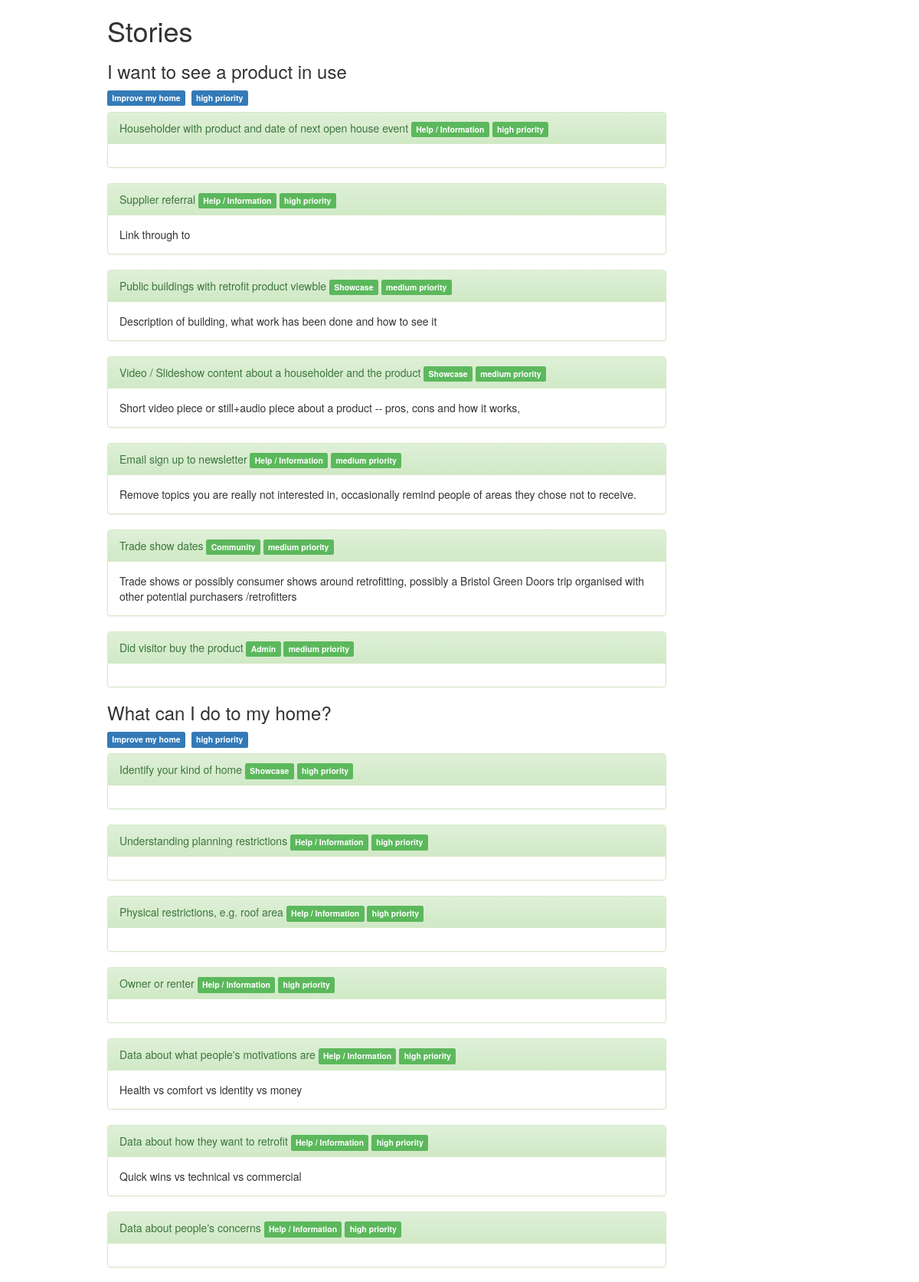
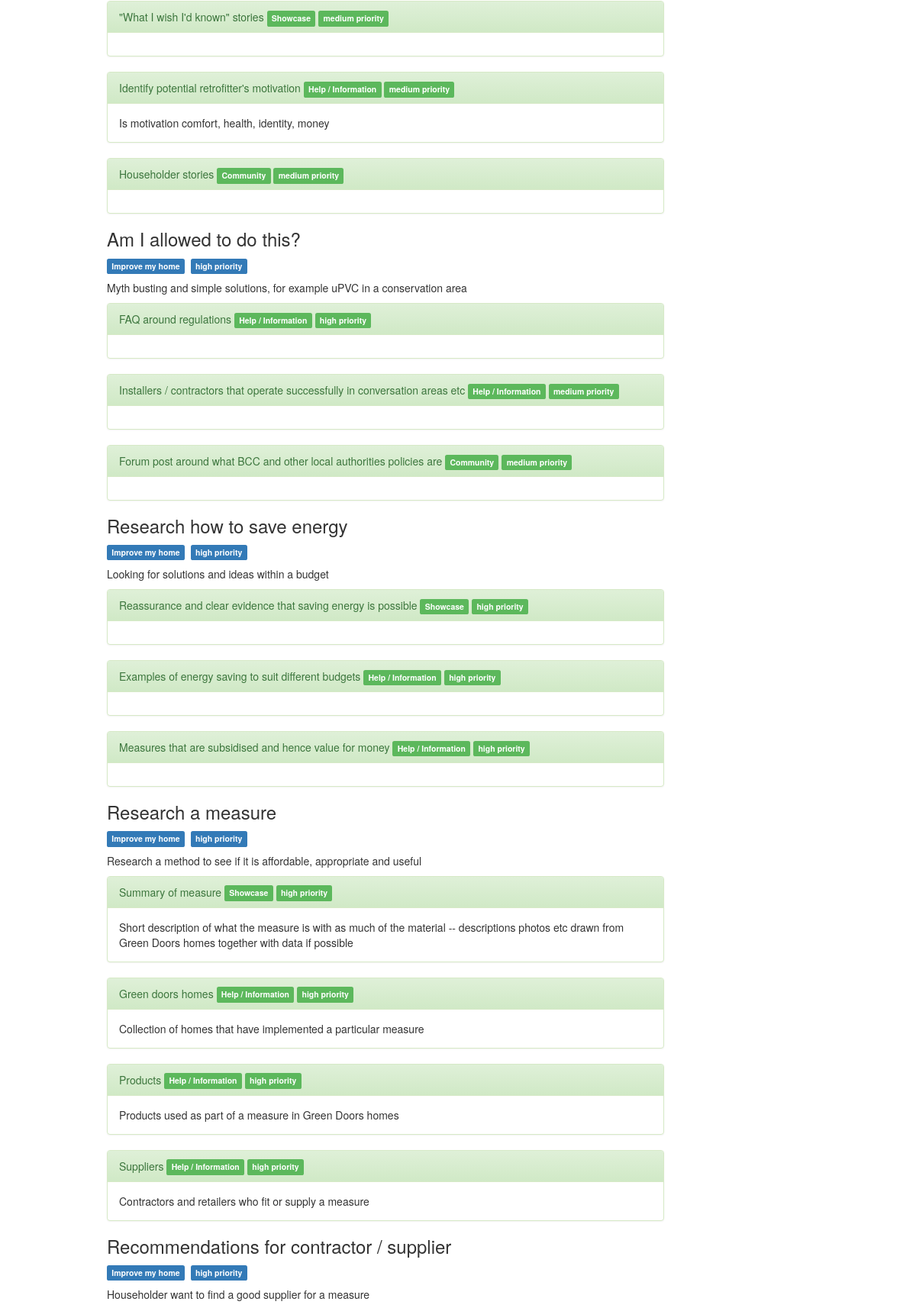
The page / (upper part) on the database its author committed (2 pictures, top to bottom).
### bgdapp/models.py (models this page shows, shortened)
class Story(models.Model):
    title = models.CharField(max_length=200)
    description = models.TextField(blank=True)
    notes =  models.TextField(blank=True)
    mission = models.ForeignKey('Mission')
    journeystage = models.ForeignKey('JourneyStage', blank=True, null=True)
    priority = models.CharField(max_length=256, choices=[('3', 'high'), ('2', 'medium'), ('1', 'low')])
    class Meta:
        verbose_name_plural = "stories"

class Mission(models.Model):
    title = models.CharField(max_length=200)
    description = models.TextField(blank=True, null=True)
    notes =  models.TextField(blank=True, null=True)
    def __unicode__(self):
        return self.title

class Content(models.Model):
    title = models.CharField(max_length=200)
    description = models.TextField(blank=True, null=True)
    notes =  models.TextField(blank=True, null=True)
    priority = models.CharField(max_length=256, choices=[('3', 'high'), ('2', 'medium'), ('1', 'low')])
    type = models.ForeignKey('ContentArchetype', null=True)
    purpose = models.CharField(max_length=256, choices=[('1', 'immediate'), ('2', 'longterm'), ('3', 'green doors')])
    story = models.ForeignKey('Story')
    function = models.ForeignKey('Function')
    class Meta:
        ordering = ['-priority', 'function']

class Function(models.Model):
    title = models.CharField(max_length=200)
    description = models.TextField(blank=True, null=True)
    notes =  models.TextField(blank=True, null=True)
    def __unicode__(self):
        return self.title

### bgdapp/views.py (the view)
# urls.py: url(r'^$', 'bgdapp.views.everything', name='home'),
def everything(request):
    stories = Story.objects.all().order_by('mission', '-priority')
    return render_to_response('everything.html', {'stories':stories} )

### bgdapp/templates/everything.html (shortened to what this page needs)
<!DOCTYPE html>
<html lang="en">
<head>
<link rel="stylesheet" href="https://maxcdn.bootstrapcdn.com/bootstrap/3.3.4/css/bootstrap.min.css">
<link rel="stylesheet" href="https://maxcdn.bootstrapcdn.com/bootstrap/3.3.4/css/bootstrap-theme.min.css">
</head>
<body>
    <div class="container">
        <div class="col-lg-8">
            <h1>Stories</h1>
                {% for s in stories %}
                    <h3>{{ s.title }}</h3>
                    <p>
                        <span class="label label-primary label-right">{{ s.mission }}</span>&nbsp;
                        <span class="label label-primary label-right">{{ s.get_priority_display }} priority</span>
                    </p>
                    <p>{{ s.description }}<p>
                    {% for c in s.content_set.all %}
                        <div class="panel panel-success">
                            <div class="panel-heading">{{ c.title }}
                                <span class="label label-success text-right">{{ c.function }}</span>
                                <span class="label label-success text-right">{{ c.get_priority_display }} priority</span>
                            </div>
                            <div class="panel-body">
                                {{ c.description }}
                            </div>
                        </div>
                    {% endfor %}
                {% endfor %}
        </div>
    </div>
</body>
</html>

### rows shown on the page
Story: title "I want to see a product in use", mission "Improve my home", priority "high"
Content: title "Householder with product and date of next open house event", function "Help / Information", priority "high"
Content: title "Supplier referral", function "Help / Information", priority "high", description "Link through to"
Content: title "Public buildings with retrofit product viewble", function "Showcase", priority "medium", description "Description of building, what work has been done and how to see it"
Content: title "Video / Slideshow content about a householder and the product", function "Showcase", priority "medium", description "Short video piece or still+audio piece about a product -- pros, cons and how it works,"
Content: title "Email sign up to newsletter", function "Help / Information", priority "medium", description "Remove topics you are really not interested in, occasionally remind people of areas they chose not to receive."
Content: title "Trade show dates", function "Community", priority "medium", description "Trade shows or possibly consumer shows around retrofitting, possibly a Bristol Green Doors trip organised with other potential purchasers /retrofitters"
Content: title "Did visitor buy the product", function "Admin", priority "medium"
Story: title "What can I do to my home?", mission "Improve my home", priority "high"
Content: title "Identify your kind of home", function "Showcase", priority "high"
Content: title "Understanding planning restrictions", function "Help / Information", priority "high"
Content: title "Physical restrictions, e.g. roof area", function "Help / Information", priority "high"
Content: title "Owner or renter", function "Help / Information", priority "high"
Content: title "Data about what people's motivations are", function "Help / Information", priority "high", description "Health vs comfort vs identity vs money"
Content: title "Data about how they want to retrofit", function "Help / Information", priority "high", description "Quick wins vs technical vs commercial"
Content: title "Data about people's concerns", function "Help / Information", priority "high"
Content: title "\"What I wish I'd known\" stories", function "Showcase", priority "medium"
Content: title "Identify potential retrofitter's motivation", function "Help / Information", priority "medium", description "Is motivation comfort, health, identity, money"
Content: title "Householder stories", function "Community", priority "medium"
Story: title "Am I allowed to do this?", mission "Improve my home", priority "high", description "Myth busting and simple solutions, for example uPVC in a conservation area"
Content: title "FAQ around regulations", function "Help / Information", priority "high"
Content: title "Installers / contractors that operate successfully in conversation areas etc", function "Help / Information", priority "medium"
Content: title "Forum post around what BCC and other local authorities policies are", function "Community", priority "medium"
Story: title "Research how to save energy", mission "Improve my home", priority "high", description "Looking for solutions and ideas within a budget"
Content: title "Reassurance and clear evidence that saving energy is possible", function "Showcase", priority "high"
Content: title "Examples of energy saving to suit different budgets", function "Help / Information", priority "high"
Content: title "Measures that are subsidised and hence value for money", function "Help / Information", priority "high"
Story: title "Research a measure", mission "Improve my home", priority "high", description "Research a method to see if it is affordable, appropriate and useful"
Content: title "Summary of measure", function "Showcase", priority "high", description "Short description of what the measure is with as much of the material -- descriptions photos etc drawn from Green Doors homes together with data if possible"
Content: title "Green doors homes", function "Help / Information", priority "high", description "Collection of homes that have implemented a particular measure"
Content: title "Products", function "Help / Information", priority "high", description "Products used as part of a measure in Green Doors homes"
Content: title "Suppliers", function "Help / Information", priority "high", description "Contractors and retailers who fit or supply a measure"
Story: title "Recommendations for contractor / supplier", mission "Improve my home", priority "high", description "Householder want to find a good supplier for a measure"
